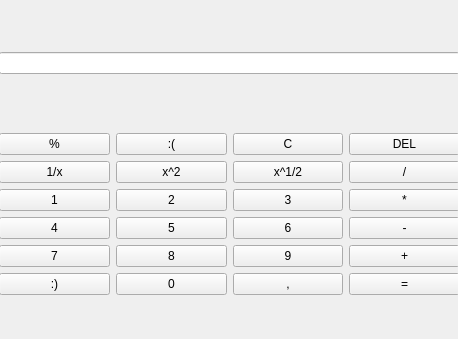
<?xml version="1.0" encoding="UTF-8"?>
<ui version="4.0">
 <class>Form</class>
 <widget class="QWidget" name="Form">
  <property name="geometry">
   <rect>
    <x>0</x>
    <y>0</y>
    <width>458</width>
    <height>339</height>
   </rect>
  </property>
  <property name="windowTitle">
   <string>Form</string>
  </property>
  <widget class="QWidget" name="verticalLayoutWidget">
   <property name="geometry">
    <rect>
     <x>-1</x>
     <y>-1</y>
     <width>461</width>
     <height>341</height>
    </rect>
   </property>
   <layout class="QVBoxLayout" name="verticalLayout">
    <item>
     <spacer name="verticalSpacer_2">
      <property name="orientation">
       <enum>Qt::Vertical</enum>
      </property>
      <property name="sizeType">
       <enum>QSizePolicy::Fixed</enum>
      </property>
      <property name="sizeHint" stdset="0">
       <size>
        <width>20</width>
        <height>10</height>
       </size>
      </property>
     </spacer>
    </item>
    <item>
     <widget class="QLineEdit" name="lineEdit"/>
    </item>
    <item>
     <spacer name="verticalSpacer">
      <property name="orientation">
       <enum>Qt::Vertical</enum>
      </property>
      <property name="sizeType">
       <enum>QSizePolicy::Fixed</enum>
      </property>
      <property name="sizeHint" stdset="0">
       <size>
        <width>20</width>
        <height>10</height>
       </size>
      </property>
     </spacer>
    </item>
    <item>
     <layout class="QGridLayout" name="gridLayout">
      <item row="3" column="1">
       <widget class="QPushButton" name="pushButton_11">
        <property name="text">
         <string>5</string>
        </property>
       </widget>
      </item>
      <item row="1" column="3">
       <widget class="QPushButton" name="pushButton_div">
        <property name="text">
         <string>/</string>
        </property>
       </widget>
      </item>
      <item row="0" column="2">
       <widget class="QPushButton" name="pushButton_C">
        <property name="text">
         <string>C</string>
        </property>
       </widget>
      </item>
      <item row="4" column="3">
       <widget class="QPushButton" name="pushButton_plus">
        <property name="text">
         <string>+</string>
        </property>
       </widget>
      </item>
      <item row="1" column="1">
       <widget class="QPushButton" name="pushButton_sqr">
        <property name="text">
         <string>x^2</string>
        </property>
       </widget>
      </item>
      <item row="3" column="0">
       <widget class="QPushButton" name="pushButton_10">
        <property name="text">
         <string>4</string>
        </property>
       </widget>
      </item>
      <item row="3" column="3">
       <widget class="QPushButton" name="pushButton_minus">
        <property name="text">
         <string>-</string>
        </property>
       </widget>
      </item>
      <item row="2" column="1">
       <widget class="QPushButton" name="pushButton_3">
        <property name="text">
         <string>2</string>
        </property>
       </widget>
      </item>
      <item row="4" column="2">
       <widget class="QPushButton" name="pushButton_9">
        <property name="text">
         <string>9</string>
        </property>
       </widget>
      </item>
      <item row="1" column="2">
       <widget class="QPushButton" name="pushButton_sqrt">
        <property name="text">
         <string>x^1/2</string>
        </property>
       </widget>
      </item>
      <item row="2" column="0">
       <widget class="QPushButton" name="pushButton_1">
        <property name="text">
         <string>1</string>
        </property>
       </widget>
      </item>
      <item row="0" column="3">
       <widget class="QPushButton" name="pushButton_del">
        <property name="text">
         <string>DEL</string>
        </property>
       </widget>
      </item>
      <item row="2" column="3">
       <widget class="QPushButton" name="pushButton_mul">
        <property name="text">
         <string>*</string>
        </property>
       </widget>
      </item>
      <item row="2" column="2">
       <widget class="QPushButton" name="pushButton_5">
        <property name="text">
         <string>3</string>
        </property>
       </widget>
      </item>
      <item row="0" column="0">
       <widget class="QPushButton" name="pushButton_percent">
        <property name="text">
         <string>%</string>
        </property>
       </widget>
      </item>
      <item row="3" column="2">
       <widget class="QPushButton" name="pushButton_6">
        <property name="text">
         <string>6</string>
        </property>
       </widget>
      </item>
      <item row="1" column="0">
       <widget class="QPushButton" name="pushButton_rev">
        <property name="text">
         <string>1/x</string>
        </property>
       </widget>
      </item>
      <item row="4" column="1">
       <widget class="QPushButton" name="pushButton_8">
        <property name="text">
         <string>8</string>
        </property>
       </widget>
      </item>
      <item row="4" column="0">
       <widget class="QPushButton" name="pushButton_7">
        <property name="text">
         <string>7</string>
        </property>
       </widget>
      </item>
      <item row="0" column="1">
       <widget class="QPushButton" name="pushButton_sad">
        <property name="text">
         <string>:(</string>
        </property>
       </widget>
      </item>
      <item row="5" column="0">
       <widget class="QPushButton" name="pushButton_happy">
        <property name="text">
         <string>:)</string>
        </property>
       </widget>
      </item>
      <item row="5" column="1">
       <widget class="QPushButton" name="pushButton_0">
        <property name="text">
         <string>0</string>
        </property>
       </widget>
      </item>
      <item row="5" column="2">
       <widget class="QPushButton" name="pushButton_dot">
        <property name="text">
         <string>,</string>
        </property>
       </widget>
      </item>
      <item row="5" column="3">
       <widget class="QPushButton" name="pushButton_eq">
        <property name="text">
         <string>=</string>
        </property>
       </widget>
      </item>
     </layout>
    </item>
   </layout>
  </widget>
 </widget>
 <resources/>
 <connections/>
</ui>
